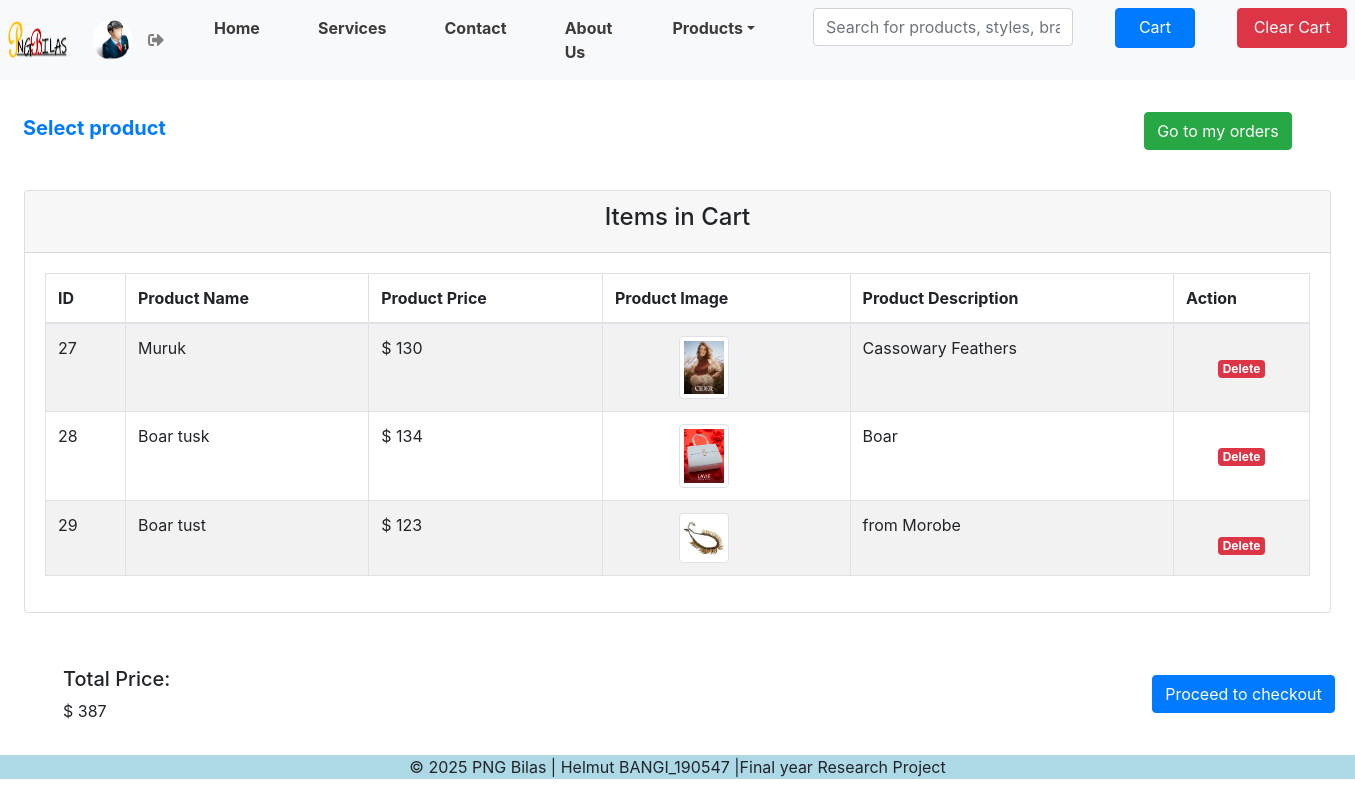
Screenshot of /User/Index/viewcart.php with the database file from the repository.
### tables this page shows
CREATE TABLE `cart` (
  `ID` int(5) NOT NULL,
  `product_name` varchar(20) NOT NULL,
  `product_price` int(20) NOT NULL,
  `product_image` varchar(100) NOT NULL,
  `product_desc` varchar(50) NOT NULL
);

### User/Index/viewcart.php (the view, shortened to what this page needs)
<?php
include 'include/header.php';
include 'include/navbar.php';
?>
<div class="container-fluid body-area mt-1">
  <div class="row mt-4">
    <div class="col-md-10 col-sm-12 mt-1">
      <h5 class="pt-2 ml-2"><a href="/E-Commerce/ecom/User/Index/index.php"
          style="text-decoration: none; font-weight: bold;">Select product</a>
      </h5>
    </div>
    <div class="col-md-2 col-sm-12">
      <h5 class="pt-2"><a href="/E-Commerce/ecom/User/Index/vieworder.php" class="btn btn-success">Go to my orders</a>
      </h5>
    </div>
  </div>
  <div class="row">
    <div class="col-md-12 col-sm-12 view-area mt-2 p-4">
      <div class="card">
        <div class="card-header">
          <h4 class="text-center">Items in Cart</h4>
        </div>
        <div class="card-body">
          <table id="dtBasicExample"
            class="table table-responsive table-striped table-bordered  w-100 d-block d-md-table" cellspacing="0"
            width="100%">
            <thead>
              <th class="th-sm">ID
              </th>
              <th class="th-sm">Product Name
              </th>
              <th class="th-sm">Product Price
              </th>
              <th class="th-sm">Product Image
              </th>
              <th class="th-sm">Product Description
              </th>
              <th class="th-sm">Action
              </th>
            </thead>
            <tbody>
              <?php
            include 'Sql/config.php';
            ?>
              <?php
            $sql = "SELECT * FROM cart";
            $table = mysqli_query($conn, $sql);
            if(mysqli_num_rows($table)>0){
                while ($row = mysqli_fetch_array($table)) {
                 ?>
              <tr>
                <td>
                  <?php echo $row['ID'];?>
                </td>
                <td>
                  <?php echo $row['product_name'];?>
                </td>
                <td>
                  $
                  <?php echo $row['product_price'];?>
                </td>
                <td style="text-align:center;">
                  <img src="/E-Commerce/ecom/admin/index/img/uploads/<?php echo $row['product_image'];?>"
                    class="img-thumbnail mr-5 ml-1" height="50px" width="50px" id="pimg"></td>
                <td>
                  <?php echo $row['product_desc'];?>
                </td>
                <td style="text-align: center;">
                  <a href="Sql/delcart.php?id=<?php echo $row['ID'];?>" class="badge badge-danger mt-4">Delete</a>
                </td>
              </tr>
              <?php
                            }
                          }
                          ?>
            </tbody>
          </table>
        </div>
      </div>
    </div>
  </div>
  <div class="row pl-5">
    <div class="col-md-10 col-sm-12 mb-3">
      <h5>Total Price:</h5>
      <p> $
        <?php
include 'Sql/config.php';
$fetch = " SELECT SUM(product_price) AS `count_price` FROM cart";
$results = mysqli_query($conn, $fetch) or die(mysql_error());
while($row = mysqli_fetch_array($results)){
     echo $row['count_price'];
}
?>
      </p>
    </div>
    <div class="col-md-2 col-sm-12 mb-3 mt-2">
      <a href="/E-Commerce/ecom/User/Index/checkout.php" class="btn btn-primary">Proceed to checkout</a>
    </div>
  </div>
</div>
<?php
include 'include/footer.php';
?>

### User/Index/include/header.php (shortened to what this page needs)
<!DOCTYPE html>
<html lang="en">
<head>
  <link rel="stylesheet" href="https://cdnjs.cloudflare.com/ajax/libs/font-awesome/5.10.0/css/all.min.css">
  <link rel="stylesheet" href="https://cdn.jsdelivr.net/npm/bootstrap@4.6.2/dist/css/bootstrap.min.css">
  <link rel="stylesheet" type="text/css" href="/E-Commerce/ecom/User/Index/Product/css/style.css">
</head>
<body>

### User/Index/include/navbar.php (shortened to what this page needs)
<nav class="navbar navbar-expand-lg bg-light navbar-light navbar-custom sticky-top p-2">
<a class="navbar-brand" href="https://www.pngbilas.com/" target="_blank">
  <img src="./img/logo.png" height="40px" width="60px">
</a>
<a class="navbar-brand ml-2" href="#">
  <img src="./img/user.jfif" height="40px" width="40px" id="User" style="border-radius: 30px;">
  <a href="/E-Commerce/ecom/User/index.php"><i class="fas fa-sign-out-alt" style="color: grey
      ;"></i></a>
</a>
<div class="collapse navbar-collapse" id="collapsibleNavbar">
  <ul class="navbar-nav">
    <li class="nav-item">
      <a class="nav-link" href="https://www.pngbilas.com/women/c/6557?root=topnav_1" target="_blank">Home</a>
    </li>
    <li class="nav-item">
      <a class="nav-link" href="https://www.pngbilas.com/men/c/6823?root=topnav_1" target="_blank">Services</a>
    </li>
    <li class="nav-item">
      <a class="nav-link" href="https://www.pngbilas.com/kids/c/6266?root=topnav_1" target="_blank">Contact</a>
    </li>
    <li class="nav-item">
      <a class="nav-link" href="https://www.pngbilas.com/home/c/8528?root=topnav_1" target="_blank">About Us</a>
    </li>
    <li class="nav-item dropdown megamenu"><a id="megamneu" href="" data-toggle="dropdown" aria-haspopup="true"
        aria-expanded="false" class="nav-link dropdown-toggle font-weight-bold">Products</a>
    </li>
    <li class="nav-item">
      <form class="form-inline" action="/Ecommerce/ecom/User/index.html" target="_blank">
        <input class="form-control ml-sm-2 ml-3" type="text" placeholder="Search for products, styles, brands"
          style="width: 260px;">
      </form>
    </li>
    <li class="nav-bitem">
      <a href= "./viewcart.php" class= "btn btn-primary mb-1" style="height: 40px; width: 80px;">Cart </a>
    </li>
    <li class="nav-bitem">
      <a href= "/E-Commerce/ecom/User/Index/Sql/clrcart.php" class= "btn btn-danger mb-1" id="nav-btn"style="height: 40px; width: 110px;">Clear Cart </a>
    </li>
  </ul>
</div>
</nav>

### User/Index/include/footer.php (shortened to what this page needs)
  <div class="copyr" style="background-color: lightblue;">
    <p style="text-align: center;">© 2025 PNG Bilas | Helmut BANGI_190547 |Final year Research Project</p>
</div>
</body>
</html>

### User/Index/Product/css/style.css (style rules this page uses)
* { margin:0; box-sizing: border-box; padding: 0; text-decoration: none; }
html { scroll-behavior: smooth; }
.navbar-custom .navbar-nav .nav-item>a { color: rgb(61, 59, 59); }
.nav-item { font-weight: bold; margin-left: 42px; }
.nav-bitem { font-weight: bold; margin-left: 42px; }
.megamenu { position: static; }
.card { margin-bottom: 30px; }

### rows the page displays
cart: ID "27", product_name "Muruk", product_price "130", product_image (picture), product_desc "Cassowary Feathers"
cart: ID "28", product_name "Boar tusk", product_price "134", product_image (picture), product_desc "Boar"
cart: ID "29", product_name "Boar tust", product_price "123", product_image (picture), product_desc "from Morobe"

### other values shown
$row['count_price'] "387"
